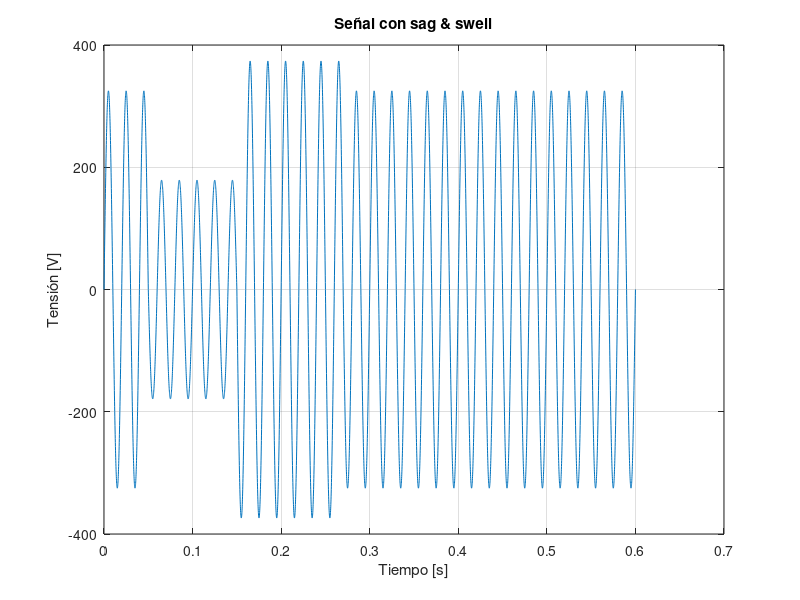

Recreate this plot in MATLAB. (Note: this script raises an error after producing the figure.)
%% Análisis RMS señal trafo 
close all 
clear all 

% Signal generation 
sampling_time = 0.6/6000; 
fs = 1/sampling_time; 
time = 0:sampling_time:0.6;
freq = 50; 
signal = 325*sin(2*pi*freq*time);
% swell
signal(501:1501) = 0.55*signal(501:1501);
% sag 
signal(1501:2701) = 1.15*signal(1501:2701); 

% Signal Visualization  
figure(1)
plot(time,signal)
xlabel('Tiempo [s]')
ylabel('Tensión [V]')
title('Señal con sag & swell')
grid on 

ventana_ms = 20;
[rms_vec,t_rms] = rms_deslizante(signal,fs,ventana_ms);

% RMS Visualization
figure(2)
subplot(2,1,1)
plot(time,signal)
xlabel('Tiempo [s]')
ylabel('Tensión [V]')
title('Señal con sag & swell')
grid on 
subplot(2,1,2)
plot(t_rms,rms_vec,'LineWidth',2)
grid on
xlabel('Tiempo [s]')
ylabel('Tensión RMS [V]')
title('Valores de RMS a lo largo del tiempo') 
ylim([100 280])

